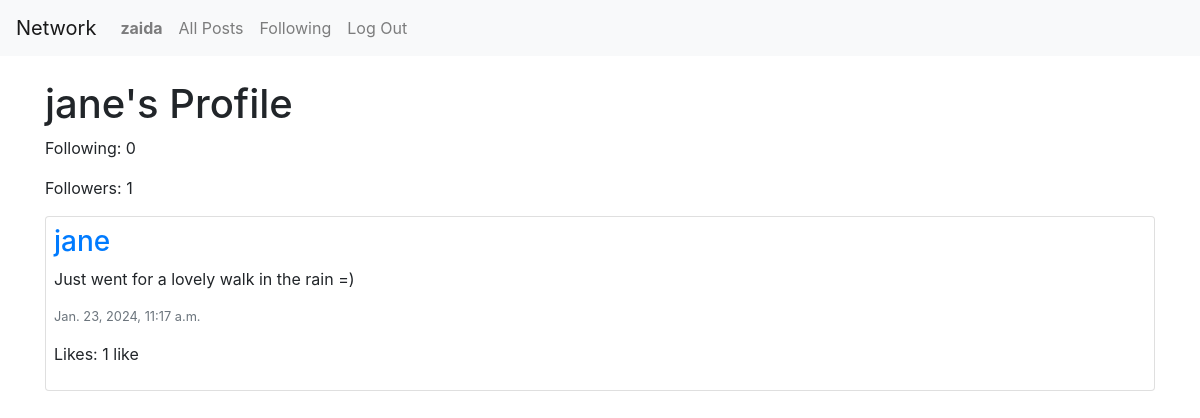
The page /profile/4 (signed in) on the database its author committed.
### network/models.py (models this page shows, shortened)
class User(AbstractUser):
    followers= models.ManyToManyField("self", symmetrical=False, related_name='following', blank=True)

class Post(models.Model):
    user= models.ForeignKey("User", on_delete=models.CASCADE, related_name='posts')
    content = models.CharField(max_length=300)
    timestamp = models.DateTimeField(auto_now_add=True)
    like = models.IntegerField(default=0)

### network/views.py (the view)
# urls.py: path("profile/<int:user_id>", views.profile, name="profile"),
def profile(request, user_id):
    user = get_object_or_404(User, id=user_id)
    posts = Post.objects.filter(user = user).order_by('id').reverse()
    paginator = Paginator(posts, 10)
    page_number = request.GET.get('page')
    page_obj = paginator.get_page(page_number)
    return render(request, "network/profile.html", {
        'posts': posts,
        'page_obj': page_obj,
        'username': user.username,
        'profile_owner': user,
    })

### network/templates/network/profile.html (shortened to what this page needs)
{% extends "network/layout.html" %} {% load static %} {% block body %}
<div id="title">
  <h1 class="mt-4 mb-2">{{ username }}'s Profile</h1>
</div>
<div>
  <p id="followingCount">Following: {{ user.following.count }}</p>
  <p id="followersCount">Followers: {{ user.followers.count }}</p>
</div>
<div id="posts-view">
  <div id="all-posts">
    {% for post in page_obj %}
    <div class="card p-2">
      <h3>
        <a href="{% url 'profile' user_id=post.user.id%}">{{post.user}}</a>
      </h3>
      <p>{{ post.content }}</p>
      <p class="text-secondary lh-1 small">{{ post.timestamp }}</p>
      <p>
        <span class="like_count">Likes: {{ post.like }} </span>
        {% if post.like == 1 %} like {% else %} likes {% endif %}
      </p>
    </div>
    {% empty %}
    <h3>No posts available</h3>
    {% endfor %}
  </div>
</div>
{% endblock %}

### network/templates/network/layout.html (shortened to what this page needs)
{% load static %}
<!DOCTYPE html>
<html lang="en">
  <head>
    <link
      rel="stylesheet"
      href="https://stackpath.bootstrapcdn.com/bootstrap/4.4.1/css/bootstrap.min.css"
    />
    <link href="{% static 'network/styles.css' %}" rel="stylesheet" />
    <link
      rel="stylesheet"
      href="https://cdnjs.cloudflare.com/ajax/libs/font-awesome/4.7.0/css/font-awesome.min.css"
    />
  </head>
  <body>
    <nav class="navbar navbar-expand-lg navbar-light bg-light">
      <a class="navbar-brand" href="{% url 'index' %}">Network</a>
      <div>
        <ul class="navbar-nav mr-auto">
          {% if user.is_authenticated %}
          <li class="nav-item">
            <a class="nav-link" href="{% url 'profile' user_id=user.id %}"
              ><strong>{{ user.username }}</strong></a
            >
          </li>
          {% endif %}
          <li class="nav-item">
            <a class="nav-link" href="{% url 'index' %}">All Posts</a>
          </li>
          {% if user.is_authenticated %}
          <li class="nav-item">
            <a class="nav-link" href="{% url 'following' %}">Following</a>
          </li>
          <li class="nav-item">
            <a class="nav-link" href="{% url 'logout' %}">Log Out</a>
          </li>
          {% endif %}
        </ul>
      </div>
    </nav>
    <div class="container">
      <div class="body">{% block body %} {% endblock %}</div>
    </div>
  </body>
</html>

### rows shown on the page
User: username "zaida", following.count "0", followers.count "1"
User: username "jane"
Post: user "jane", content "Just went for a lovely walk in the rain =)", timestamp "Jan. 23, 2024, 11:17 a.m.", like "1"
